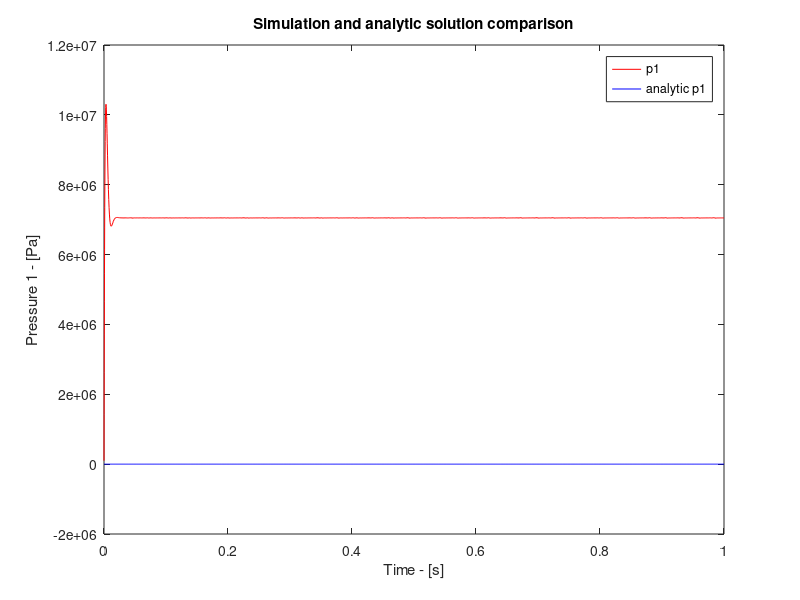

Source code (MATLAB):
function SolveODEs()
clf  %clear any existing plots

% State defined as X = [xdot, p1,p2]
start = 0;
finish = 1;
dt = 0.001;
[t,y1] = ode45(  @deriv,[start,finish],[0,1e5,1e5]); % derivative, time range, initial conditions

t1 = start:dt:finish;
p1_analytic = (7-14.*exp(-400.*t1).*sin(800.*t1+1.55)).*10e-6

plot(t,y1(:,2),'r',t1,p1_analytic,'b'); %tvals,yvals, color and style
title('Simulation and analytic solution comparison');
xlabel('Time - [s]');
ylabel('Pressure 1 - [Pa]');
legend('p1','analytic p1')

pause % hit enter to go to the next plot

function XDOT = deriv(t,X)
% System Parameters
A =4.909e-4;    Cd = 0.6;       rho= 850;
V = 1.473e-4;   beta = 2e9;     pa=1e5;
m = 30;         ps =1.4e7;      Kv = 2e-5;

% Rename states
xdot = X(1);   p1 = X(2);   p2 = X(3);

% Initiate forcing function
y = 0.002;

% write the non-trivial equations using nice names
xddot = A*(p1-p2)/m;
p1dot = (y*Kv*(ps-p1)-rho*A*xdot)*((beta)/(V*rho));
p2dot = (y*Kv*(p2-pa)-rho*A*xdot)*((-beta)/(V*rho));

XDOT = [ xddot;  p1dot;  p2dot] ;  %return the derivative values